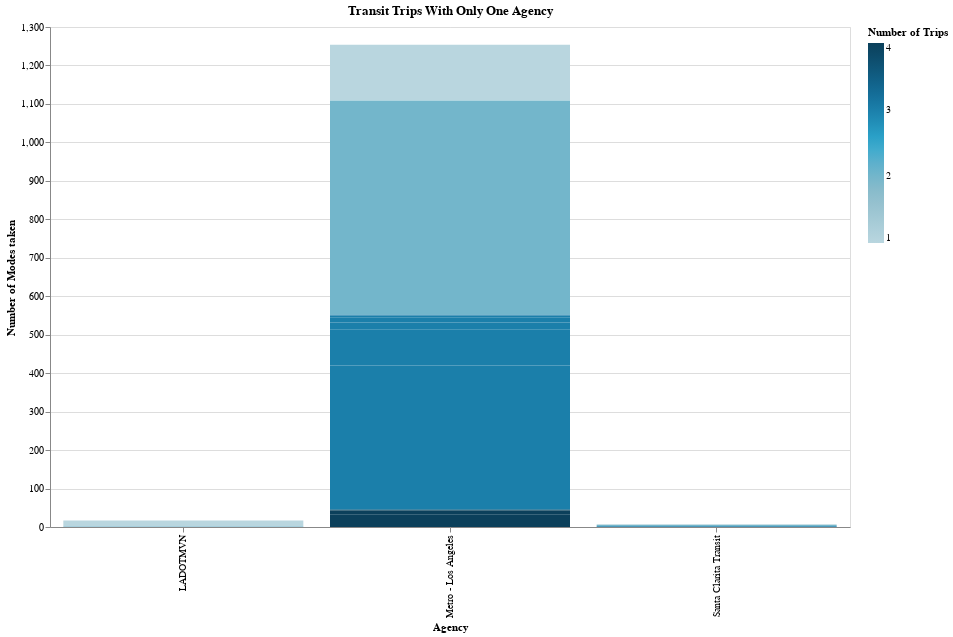

The notebook cell this image was saved under:
### Code cell
chart = (alt.Chart((df>>filter(_.agency_count==1)))
             .mark_bar()
             .encode(
                 x=alt.X("unique_agencies", title="Agency"),
                 y=alt.Y("n", title="Number of Modes taken"),
                 color = alt.Color("n_modes_taken", title="Number of Trips",
                                  scale=alt.Scale(
                                      range=cp.CALITP_SEQUENTIAL_COLORS,)),
            tooltip=cols_to_keep)
        .properties(title = ("Transit Trips With Only One Agency"), width=800,
    height=500)
        )
chart

### Figure 1 — Vega-Lite specification as saved in the notebook (floating-point values rounded to 4 significant figures)
{"config": {"view": {"continuousWidth": 300, "continuousHeight": 300}}, "data": {"name": "data-a895a14dba8cc38710f07dfb5ccab89f"}, "mark": {"type": "bar"}, "encoding": {"color": {"field": "n_modes_taken", "scale": {"range": ["#B9D6DF", "#8CBCCB", "#2EA8CE", "#136C97", "#0B405B"]}, "title": "Number of Trips", "type": "quantitative"}, "tooltip": [{"field": "transit_submode", "type": "nominal"}, {"field": "unique_agencies", "type": "nominal"}, {"field": "n", "type": "quantitative"}, {"field": "n_modes_taken", "type": "quantitative"}], "x": {"field": "unique_agencies", "title": "Agency", "type": "nominal"}, "y": {"field": "n", "title": "Number of Modes taken", "type": "quantitative"}}, "height": 500, "title": "Transit Trips With Only One Agency", "width": 800, "$schema": "https://vega.github.io/schema/vega-lite/v5.14.1.json", "datasets": {"data-a895a14dba8cc38710f07dfb5ccab89f": [{"primary_mode": "public_transit", "transit_submode": "bus, bus", "transit_agency": "Metro - Los Angeles, Metro - Los Angeles", "n": 501, "agency_count": 1, "n_modes_taken": 2, "Culver CityBus": 0, "Foothill Transit": 0, "LA Go Bus": 0, "Metro - Los Angeles": 2, "Amtrak": 0, "AVTA": 0, "GTrans": 0, "Metrolink Trains": 0, "LADOTMVN": 0, "Long Beach Transit": 0, "Santa Clarita Transit": 0, "LADOTDT": 0, "Big Blue Bus": 0, "LADOT126": 0, "LADOTMVS": 0, "Beach Cities Transit-City of Redondo Beach": 0, "unique_agencies": "Metro - Los Angeles"}, {"primary_mode": "public_transit", "transit_submode": "bus, bus, bus", "transit_agency": "Metro - Los Angeles, Metro - Los Angeles, Metro - Los Angeles", "n": 375, "agency_count": 1, "n_modes_taken": 3, "Culver CityBus": 0, "Foothill Transit": 0, "LA Go Bus": 0, "Metro - Los Angeles": 3, "Amtrak": 0, "AVTA": 0, "GTrans": 0, "Metrolink Trains": 0, "LADOTMVN": 0, "Long Beach Transit": 0, "Santa Clarita Transit": 0, "LADOTDT": 0, "Big Blue Bus": 0, "LADOT126": 0, "LADOTMVS": 0, "Beach Cities Transit-City of Redondo Beach": 0, "unique_agencies": "Metro - Los Angeles"}, {"primary_mode": "public_transit", "transit_submode": "bus", "transit_agency": "Metro - Los Angeles", "n": 145, "agency_count": 1, "n_modes_taken": 1, "Culver CityBus": 0, "Foothill Transit": 0, "LA Go Bus": 0, "Metro - Los Angeles": 1, "Amtrak": 0, "AVTA": 0, "GTrans": 0, "Metrolink Trains": 0, "LADOTMVN": 0, "Long Beach Transit": 0, "Santa Clarita Transit": 0, "LADOTDT": 0, "Big Blue Bus": 0, "LADOT126": 0, "LADOTMVS": 0, "Beach Cities Transit-City of Redondo Beach": 0, "unique_agencies": "Metro - Los Angeles"}, {"primary_mode": "public_transit", "transit_submode": "bus, light_rail, bus", "transit_agency": "Metro - Los Angeles, Metro - Los Angeles, Metro - Los Angeles", "n": 93, "agency_count": 1, "n_modes_taken": 3, "Culver CityBus": 0, "Foothill Transit": 0, "LA Go Bus": 0, "Metro - Los Angeles": 3, "Amtrak": 0, "AVTA": 0, "GTrans": 0, "Metrolink Trains": 0, "LADOTMVN": 0, "Long Beach Transit": 0, "Santa Clarita Transit": 0, "LADOTDT": 0, "Big Blue Bus": 0, "LADOT126": 0, "LADOTMVS": 0, "Beach Cities Transit-City of Redondo Beach": 0, "unique_agencies": "Metro - Los Angeles"}, {"primary_mode": "public_transit", "transit_submode": "light_rail, bus", "transit_agency": "Metro - Los Angeles, Metro - Los Angeles", "n": 55, "agency_count": 1, "n_modes_taken": 2, "Culver CityBus": 0, "Foothill Transit": 0, "LA Go Bus": 0, "Metro - Los Angeles": 2, "Amtrak": 0, "AVTA": 0, "GTrans": 0, "Metrolink Trains": 0, "LADOTMVN": 0, "Long Beach Transit": 0, "Santa Clarita Transit": 0, "LADOTDT": 0, "Big Blue Bus": 0, "LADOT126": 0, "LADOTMVS": 0, "Beach Cities Transit-City of Redondo Beach": 0, "unique_agencies": "Metro - Los Angeles"}, {"primary_mode": "public_transit", "transit_submode": "bus, bus, bus, bus", "transit_agency": "Metro - Los Angeles, Metro - Los Angeles, Metro - Los Angeles, Metro - Los Angeles", "n": 33, "agency_count": 1, "n_modes_taken": 4, "Culver CityBus": 0, "Foothill Transit": 0, "LA Go Bus": 0, "Metro - Los Angeles": 4, "Amtrak": 0, "AVTA": 0, "GTrans": 0, "Metrolink Trains": 0, "LADOTMVN": 0, "Long Beach Transit": 0, "Santa Clarita Transit": 0, "LADOTDT": 0, "Big Blue Bus": 0, "LADOT126": 0, "LADOTMVS": 0, "Beach Cities Transit-City of Redondo Beach": 0, "unique_agencies": "Metro - Los Angeles"}, {"primary_mode": "public_transit", "transit_submode": "light_rail, bus, bus", "transit_agency": "Metro - Los Angeles, Metro - Los Angeles, Metro - Los Angeles", "n": 19, "agency_count": 1, "n_modes_taken": 3, "Culver CityBus": 0, "Foothill Transit": 0, "LA Go Bus": 0, "Metro - Los Angeles": 3, "Amtrak": 0, "AVTA": 0, "GTrans": 0, "Metrolink Trains": 0, "LADOTMVN": 0, "Long Beach Transit": 0, "Santa Clarita Transit": 0, "LADOTDT": 0, "Big Blue Bus": 0, "LADOT126": 0, "LADOTMVS": 0, "Beach Cities Transit-City of Redondo Beach": 0, "unique_agencies": "Metro - Los Angeles"}, {"primary_mode": "public_transit", "transit_submode": "bus", "transit_agency": "LADOTMVN", "n": 16, "agency_count": 1, "n_modes_taken": 1, "Culver CityBus": 0, "Foothill Transit": 0, "LA Go Bus": 0, "Metro - Los Angeles": 0, "Amtrak": 0, "AVTA": 0, "GTrans": 0, "Metrolink Trains": 0, "LADOTMVN": 1, "Long Beach Transit": 0, "Santa Clarita Transit": 0, "LADOTDT": 0, "Big Blue Bus": 0, "LADOT126": 0, "LADOTMVS": 0, "Beach Cities Transit-City of Redondo Beach": 0, "unique_agencies": "LADOTMVN"}, {"primary_mode": "public_transit", "transit_submode": "light_rail, light_rail, bus", "transit_agency": "Metro - Los Angeles, Metro - Los Angeles, Metro - Los Angeles", "n": 12, "agency_count": 1, "n_modes_taken": 3, "Culver CityBus": 0, "Foothill Transit": 0, "LA Go Bus": 0, "Metro - Los Angeles": 3, "Amtrak": 0, "AVTA": 0, "GTrans": 0, "Metrolink Trains": 0, "LADOTMVN": 0, "Long Beach Transit": 0, "Santa Clarita Transit": 0, "LADOTDT": 0, "Big Blue Bus": 0, "LADOT126": 0, "LADOTMVS": 0, "Beach Cities Transit-City of Redondo Beach": 0, "unique_agencies": "Metro - Los Angeles"}, {"primary_mode": "public_transit", "transit_submode": "bus, light_rail, bus, bus", "transit_agency": "Metro - Los Angeles, Metro - Los Angeles, Metro - Los Angeles, Metro - Los Angeles", "n": 10, "agency_count": 1, "n_modes_taken": 4, "Culver CityBus": 0, "Foothill Transit": 0, "LA Go Bus": 0, "Metro - Los Angeles": 4, "Amtrak": 0, "AVTA": 0, "GTrans": 0, "Metrolink Trains": 0, "LADOTMVN": 0, "Long Beach Transit": 0, "Santa Clarita Transit": 0, "LADOTDT": 0, "Big Blue Bus": 0, "LADOT126": 0, "LADOTMVS": 0, "Beach Cities Transit-City of Redondo Beach": 0, "unique_agencies": "Metro - Los Angeles"}, {"primary_mode": "public_transit", "transit_submode": "bus, bus, subway", "transit_agency": "Metro - Los Angeles, Metro - Los Angeles, Metro - Los Angeles", "n": 6, "agency_count": 1, "n_modes_taken": 3, "Culver CityBus": 0, "Foothill Transit": 0, "LA Go Bus": 0, "Metro - Los Angeles": 3, "Amtrak": 0, "AVTA": 0, "GTrans": 0, "Metrolink Trains": 0, "LADOTMVN": 0, "Long Beach Transit": 0, "Santa Clarita Transit": 0, "LADOTDT": 0, "Big Blue Bus": 0, "LADOT126": 0, "LADOTMVS": 0, "Beach Cities Transit-City of Redondo Beach": 0, "unique_agencies": "Metro - Los Angeles"}, {"primary_mode": "public_transit", "transit_submode": "bus, bus", "transit_agency": "Santa Clarita Transit, Santa Clarita Transit", "n": 3, "agency_count": 1, "n_modes_taken": 2, "Culver CityBus": 0, "Foothill Transit": 0, "LA Go Bus": 0, "Metro - Los Angeles": 0, "Amtrak": 0, "AVTA": 0, "GTrans": 0, "Metrolink Trains": 0, "LADOTMVN": 0, "Long Beach Transit": 0, "Santa Clarita Transit": 2, "LADOTDT": 0, "Big Blue Bus": 0, "LADOT126": 0, "LADOTMVS": 0, "Beach Cities Transit-City of Redondo Beach": 0, "unique_agencies": "Santa Clarita Transit"}, {"primary_mode": "public_transit", "transit_submode": "bus", "transit_agency": "Santa Clarita Transit", "n": 2, "agency_count": 1, "n_modes_taken": 1, "Culver CityBus": 0, "Foothill Transit": 0, "LA Go Bus": 0, "Metro - Los Angeles": 0, "Amtrak": 0, "AVTA": 0, "GTrans": 0, "Metrolink Trains": 0, "LADOTMVN": 0, "Long Beach Transit": 0, "Santa Clarita Transit": 1, "LADOTDT": 0, "Big Blue Bus": 0, "LADOT126": 0, "LADOTMVS": 0, "Beach Cities Transit-City of Redondo Beach": 0, "unique_agencies": "Santa Clarita Transit"}, {"primary_mode": "public_transit", "transit_submode": "bus, bus, bus", "transit_agency": "Santa Clarita Transit, Santa Clarita Transit, Santa Clarita Transit", "n": 2, "agency_count": 1, "n_modes_taken": 3, "Culver CityBus": 0, "Foothill Transit": 0, "LA Go Bus": 0, "Metro - Los Angeles": 0, "Amtrak": 0, "AVTA": 0, "GTrans": 0, "Metrolink Trains": 0, "LADOTMVN": 0, "Long Beach Transit": 0, "Santa Clarita Transit": 3, "LADOTDT": 0, "Big Blue Bus": 0, "LADOT126": 0, "LADOTMVS": 0, "Beach Cities Transit-City of Redondo Beach": 0, "unique_agencies": "Santa Clarita Transit"}, {"primary_mode": "public_transit", "transit_submode": "bus, bus", "transit_agency": "LADOTMVN, LADOTMVN", "n": 1, "agency_count": 1, "n_modes_taken": 2, "Culver CityBus": 0, "Foothill Transit": 0, "LA Go Bus": 0, "Metro - Los Angeles": 0, "Amtrak": 0, "AVTA": 0, "GTrans": 0, "Metrolink Trains": 0, "LADOTMVN": 2, "Long Beach Transit": 0, "Santa Clarita Transit": 0, "LADOTDT": 0, "Big Blue Bus": 0, "LADOT126": 0, "LADOTMVS": 0, "Beach Cities Transit-City of Redondo Beach": 0, "unique_agencies": "LADOTMVN"}, {"primary_mode": "public_transit", "transit_submode": "bus, bus, light_rail", "transit_agency": "Metro - Los Angeles, Metro - Los Angeles, Metro - Los Angeles", "n": 1, "agency_count": 1, "n_modes_taken": 3, "Culver CityBus": 0, "Foothill Transit": 0, "LA Go Bus": 0, "Metro - Los Angeles": 3, "Amtrak": 0, "AVTA": 0, "GTrans": 0, "Metrolink Trains": 0, "LADOTMVN": 0, "Long Beach Transit": 0, "Santa Clarita Transit": 0, "LADOTDT": 0, "Big Blue Bus": 0, "LADOT126": 0, "LADOTMVS": 0, "Beach Cities Transit-City of Redondo Beach": 0, "unique_agencies": "Metro - Los Angeles"}, {"primary_mode": "public_transit", "transit_submode": "bus, bus, light_rail, bus", "transit_agency": "Metro - Los Angeles, Metro - Los Angeles, Metro - Los Angeles, Metro - Los Angeles", "n": 1, "agency_count": 1, "n_modes_taken": 4, "Culver CityBus": 0, "Foothill Transit": 0, "LA Go Bus": 0, "Metro - Los Angeles": 4, "Amtrak": 0, "AVTA": 0, "GTrans": 0, "Metrolink Trains": 0, "LADOTMVN": 0, "Long Beach Transit": 0, "Santa Clarita Transit": 0, "LADOTDT": 0, "Big Blue Bus": 0, "LADOT126": 0, "LADOTMVS": 0, "Beach Cities Transit-City of Redondo Beach": 0, "unique_agencies": "Metro - Los Angeles"}, {"primary_mode": "public_transit", "transit_submode": "light_rail, bus, bus, bus", "transit_agency": "Metro - Los Angeles, Metro - Los Angeles, Metro - Los Angeles, Metro - Los Angeles", "n": 1, "agency_count": 1, "n_modes_taken": 4, "Culver CityBus": 0, "Foothill Transit": 0, "LA Go Bus": 0, "Metro - Los Angeles": 4, "Amtrak": 0, "AVTA": 0, "GTrans": 0, "Metrolink Trains": 0, "LADOTMVN": 0, "Long Beach Transit": 0, "Santa Clarita Transit": 0, "LADOTDT": 0, "Big Blue Bus": 0, "LADOT126": 0, "LADOTMVS": 0, "Beach Cities Transit-City of Redondo Beach": 0, "unique_agencies": "Metro - Los Angeles"}, {"primary_mode": "public_transit", "transit_submode": "subway, bus", "transit_agency": "Metro - Los Angeles, Metro - Los Angeles", "n": 1, "agency_count": 1, "n_modes_taken": 2, "Culver CityBus": 0, "Foothill Transit": 0, "LA Go Bus": 0, "Metro - Los Angeles": 2, "Amtrak": 0, "AVTA": 0, "GTrans": 0, "Metrolink Trains": 0, "LADOTMVN": 0, "Long Beach Transit": 0, "Santa Clarita Transit": 0, "LADOTDT": 0, "Big Blue Bus": 0, "LADOT126": 0, "LADOTMVS": 0, "Beach Cities Transit-City of Redondo Beach": 0, "unique_agencies": "Metro - Los Angeles"}, {"primary_mode": "public_transit", "transit_submode": "subway, bus, bus", "transit_agency": "Metro - Los Angeles, Metro - Los Angeles, Metro - Los Angeles", "n": 1, "agency_count": 1, "n_modes_taken": 3, "Culver CityBus": 0, "Foothill Transit": 0, "LA Go Bus": 0, "Metro - Los Angeles": 3, "Amtrak": 0, "AVTA": 0, "GTrans": 0, "Metrolink Trains": 0, "LADOTMVN": 0, "Long Beach Transit": 0, "Santa Clarita Transit": 0, "LADOTDT": 0, "Big Blue Bus": 0, "LADOT126": 0, "LADOTMVS": 0, "Beach Cities Transit-City of Redondo Beach": 0, "unique_agencies": "Metro - Los Angeles"}]}}
